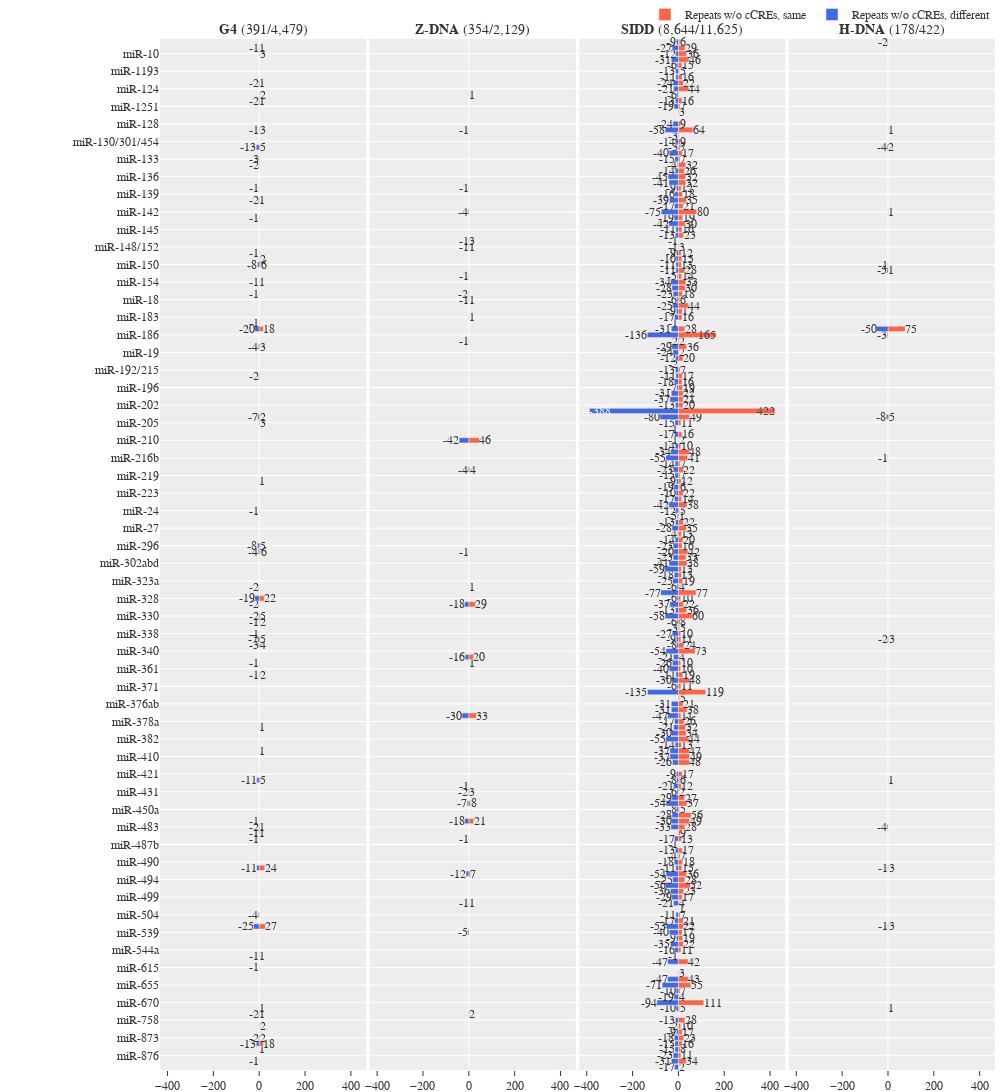

The code cell stored with this chart in its notebook:
### Code cell
groups = ["g4", "z-dna", "sidd", "h-dna"]
categories = [
    "Repeats w/o cCREs, same",
    "Repeats w/o cCREs, different",
    # "cCREs w/o Repeats, same",
    # "cCREs w/o Repeats, different",
]
colors = {
    "Repeats w/o cCREs, same": "tomato",
    "Repeats w/o cCREs, different": "royalblue",
    # "cCREs w/o Repeats, same": "tomato",
    # "cCREs w/o Repeats, different": "royalblue",
    # "cCREs w/o Repeats, same": "darksalmon",
    # "cCREs w/o Repeats, different": "cornflowerblue",
}

n_rows = 1
n_cols = 4

fig = ps.make_subplots(
    rows=n_rows,
    cols=n_cols,
    shared_xaxes="all",
    shared_yaxes="all",
    horizontal_spacing=0.004,
    vertical_spacing=0.01,
    column_titles=[
        f"<b>{x.upper()}</b> ({form_df[(form_df['group']==x) & form_df['custom_type'].isin(categories)]['total_count'].sum():,d}/{form_df[form_df['group']==x]['total_count'].sum():,d})"
        for x in groups
    ],
    # y_title="Number of miRNAs per flipon",
    # x_title="Flipon count",
)

for i, group in enumerate(groups):
    for category in categories:
        df = form_df[(form_df["group"] == group) & (form_df["custom_type"] == category)]
        sub = pgo.Bar(
            x=df["total_count_signed"],
            y=df["mirna"],
            # text=df['total_count'],
            name=category,
            texttemplate="%{x:,d}",
            textposition=df["total_count_signed"].apply(
                lambda x: "outside" if abs(x) <= 150 else "inside"
            ),
            cliponaxis=False,
            marker=dict(color=colors[category]),
            orientation="h",
            width=0.9,
            showlegend=True if (i == 0) else False,
        )
        fig.add_trace(sub, row=1, col=i + 1)

fig.update_xaxes(tickformat="s", showgrid=False)
fig.update_yaxes(
    ticks="",
    type="category",
    categoryarray=form_df.sort_values("mirna", ascending=False)["mirna"].unique(),
    categoryorder="array",
)
fig.update_annotations(font=dict(size=14))

fig.update_layout(
    # title=f"Flipons enriched with miRNA seed-regions ({plotly_data['count'].sum():,d})",
    # title_x=0.0035,
    # title_y=.985,
    height=3000,
    width=1000,
    barmode="relative",
    font=dict(family="monospace", size=12),
    uniformtext_minsize=12,
    uniformtext_mode="show",
    margin=dict(t=0, r=5, b=5, l=160),
    legend=dict(
        # title_text="Flipon group",
        # traceorder="reversed",
        orientation="h",
        yanchor="bottom",
        y=1.01,
        xanchor="right",
        x=1,
    ),
    template="ggplot2",
)

fig.write_image(d_img / "flipon_to_mirna_mapping-ccre-vs-repeats-strands-01-repeats.png", scale=2)
fig.show()

### Figure 1 — Plotly figure (JSON) as saved in the notebook; plotly's stock layout.template omitted (floating-point values rounded to 4 significant figures; data arrays with more than 128 entries replaced by an {"elided": "..."} marker saying what was removed)
{"data": [{"cliponaxis": false, "marker": {"color": "tomato"}, "name": "Repeats w/o cCREs, same", "orientation": "h", "showlegend": true, "textposition": ["outside", "outside", "outside", "outside", "outside", "outside", "outside", "outside", "outside", "outside", "outside", "outside", "outside", "outside", "outside", "outside", "outside", "outside", "outside", "outside", "outside", "outside", "outside", "outside", "outside", "outside", "outside", "outside", "outside", "outside", "outside", "outside", "outside", "outside", "outside", "outside", "outside", "outside"], "texttemplate": "%{x:,d}", "type": "bar", "width": 0.9, "x": [1, 18, 2, 2, 1, 1, 1, 27, 24, 1, 1, 5, 1, 1, 2, 4, 5, 2, 5, 22, 6, 5, 1, 3, 2, 3, 18, 1, 6, 2, 1, 5, 3, 1, 2, 1, 3, 1], "xaxis": "x", "y": ["miR-875", "miR-874", "miR-873", "miR-760", "miR-744", "miR-7", "miR-551", "miR-532", "miR-491", "miR-485", "miR-483", "miR-423", "miR-409", "miR-379", "miR-365", "miR-34/449", "miR-339", "miR-331", "miR-330", "miR-328", "miR-299", "miR-296", "miR-22", "miR-205", "miR-204/211", "miR-188", "miR-185", "miR-154", "miR-150", "miR-15/16/195/424/497", "miR-140", "miR-1306", "miR-129", "miR-125", "miR-1249", "miR-122", "miR-10", "miR-1/206"], "yaxis": "y"}, {"cliponaxis": false, "marker": {"color": "royalblue"}, "name": "Repeats w/o cCREs, different", "orientation": "h", "showlegend": true, "textposition": ["outside", "outside", "outside", "outside", "outside", "outside", "outside", "outside", "outside", "outside", "outside", "outside", "outside", "outside", "outside", "outside", "outside", "outside", "outside", "outside", "outside", "outside", "outside", "outside", "outside", "outside", "outside", "outside", "outside", "outside", "outside", "outside", "outside", "outside", "outside", "outside", "outside", "outside", "outside", "outside", "outside", "outside", "outside", "outside", "outside", "outside"], "texttemplate": "%{x:,d}", "type": "bar", "width": 0.9, "x": [-1, -13, -2, -2, -1, -1, -25, -4, -11, -1, -1, -2, -1, -11, -1, -1, -3, -7, -1, -1, -2, -2, -19, -2, -4, -8, -1, -7, -2, -4, -20, -1, -1, -1, -8, -1, -1, -2, -1, -2, -3, -13, -1, -2, -2, -1], "xaxis": "x", "y": ["miR-9", "miR-874", "miR-873", "miR-744", "miR-615", "miR-551", "miR-532", "miR-504", "miR-491", "miR-486", "miR-485", "miR-483", "miR-455", "miR-423", "miR-365", "miR-346", "miR-34/449", "miR-339", "miR-338", "miR-331", "miR-330", "miR-329/362", "miR-328", "miR-324", "miR-299", "miR-296", "miR-24", "miR-204/211", "miR-193", "miR-188", "miR-185", "miR-184", "miR-17/20/93/106/519d", "miR-154", "miR-150", "miR-149", "miR-143", "miR-140", "miR-138", "miR-134", "miR-133", "miR-1306", "miR-129", "miR-125", "miR-122", "miR-1/206"], "yaxis": "y"}, {"cliponaxis": false, "marker": {"color": "tomato"}, "name": "Repeats w/o cCREs, same", "orientation": "h", "showlegend": false, "textposition": ["outside", "outside", "outside", "outside", "outside", "outside", "outside", "outside", "outside", "outside", "outside", "outside", "outside", "outside", "outside", "outside", "outside", "outside"], "texttemplate": "%{x:,d}", "type": "bar", "width": 0.9, "x": [2, 1, 7, 21, 8, 3, 33, 1, 20, 29, 1, 4, 46, 1, 1, 1, 3, 1], "xaxis": "x2", "y": ["miR-744", "miR-501/502", "miR-493", "miR-455", "miR-448", "miR-431", "miR-377", "miR-346", "miR-342", "miR-329/362", "miR-324", "miR-218", "miR-210", "miR-183", "miR-18", "miR-148/152", "miR-147", "miR-1249"], "yaxis": "y2"}, {"cliponaxis": false, "marker": {"color": "royalblue"}, "name": "Repeats w/o cCREs, different", "orientation": "h", "showlegend": false, "textposition": ["outside", "outside", "outside", "outside", "outside", "outside", "outside", "outside", "outside", "outside", "outside", "outside", "outside", "outside", "outside", "outside", "outside", "outside", "outside", "outside", "outside", "outside", "outside"], "texttemplate": "%{x:,d}", "type": "bar", "width": 0.9, "x": [-5, -1, -12, -1, -18, -7, -2, -1, -30, -16, -18, -1, -4, -42, -1, -1, -2, -1, -1, -1, -4, -1, -1], "xaxis": "x2", "y": ["miR-539", "miR-501/502", "miR-493", "miR-486", "miR-455", "miR-448", "miR-431", "miR-425", "miR-377", "miR-342", "miR-329/362", "miR-299", "miR-218", "miR-210", "miR-187", "miR-18", "miR-17/20/93/106/519d", "miR-153", "miR-148/152", "miR-147", "miR-142", "miR-138", "miR-129"], "yaxis": "y2"}, {"cliponaxis": false, "marker": {"color": "tomato"}, "name": "Repeats w/o cCREs, same", "orientation": "h", "showlegend": false, "textposition": {"elided": "164 str values"}, "texttemplate": "%{x:,d}", "type": "bar", "width": 0.9, "x": {"elided": "164 int values"}, "xaxis": "x3", "y": {"elided": "164 str values"}, "yaxis": "y3"}, {"cliponaxis": false, "marker": {"color": "royalblue"}, "name": "Repeats w/o cCREs, different", "orientation": "h", "showlegend": false, "textposition": {"elided": "167 str values"}, "texttemplate": "%{x:,d}", "type": "bar", "width": 0.9, "x": {"elided": "167 int values"}, "xaxis": "x3", "y": {"elided": "167 str values"}, "yaxis": "y3"}, {"cliponaxis": false, "marker": {"color": "tomato"}, "name": "Repeats w/o cCREs, same", "orientation": "h", "showlegend": false, "textposition": ["outside", "outside", "outside", "outside", "outside", "outside", "outside", "outside", "outside", "outside", "outside"], "texttemplate": "%{x:,d}", "type": "bar", "width": 0.9, "x": [1, 3, 3, 1, 3, 5, 75, 1, 1, 2, 1], "xaxis": "x4", "y": ["miR-7", "miR-532", "miR-491", "miR-423", "miR-339", "miR-204/211", "miR-185", "miR-151a", "miR-142", "miR-1306", "miR-129"], "yaxis": "y4"}, {"cliponaxis": false, "marker": {"color": "royalblue"}, "name": "Repeats w/o cCREs, different", "orientation": "h", "showlegend": false, "textposition": ["outside", "outside", "outside", "outside", "outside", "outside", "outside", "outside", "outside", "outside", "outside", "outside"], "texttemplate": "%{x:,d}", "type": "bar", "width": 0.9, "x": [-1, -1, -4, -2, -1, -8, -3, -50, -5, -1, -4, -2], "xaxis": "x4", "y": ["miR-532", "miR-491", "miR-483", "miR-339", "miR-216b", "miR-204/211", "miR-186", "miR-185", "miR-151a", "miR-150", "miR-1306", "let-7/miR-98"], "yaxis": "y4"}], "layout": {"annotations": [{"font": {"size": 14}, "showarrow": false, "text": "<b>G4</b> (391/4,479)", "x": 0.1235, "xanchor": "center", "xref": "paper", "y": 1, "yanchor": "bottom", "yref": "paper"}, {"font": {"size": 14}, "showarrow": false, "text": "<b>Z-DNA</b> (354/2,129)", "x": 0.3745, "xanchor": "center", "xref": "paper", "y": 1, "yanchor": "bottom", "yref": "paper"}, {"font": {"size": 14}, "showarrow": false, "text": "<b>SIDD</b> (8,644/11,625)", "x": 0.6255, "xanchor": "center", "xref": "paper", "y": 1, "yanchor": "bottom", "yref": "paper"}, {"font": {"size": 14}, "showarrow": false, "text": "<b>H-DNA</b> (178/422)", "x": 0.8765, "xanchor": "center", "xref": "paper", "y": 1, "yanchor": "bottom", "yref": "paper"}], "barmode": "relative", "font": {"family": "monospace", "size": 12}, "height": 3000, "legend": {"orientation": "h", "x": 1, "xanchor": "right", "y": 1.01, "yanchor": "bottom"}, "margin": {"b": 5, "l": 160, "r": 5, "t": 0}, "uniformtext": {"minsize": 12, "mode": "show"}, "width": 1000, "xaxis": {"anchor": "y", "domain": [0, 0.247], "showgrid": false, "tickformat": "s"}, "xaxis2": {"anchor": "y2", "domain": [0.251, 0.498], "matches": "x", "showgrid": false, "tickformat": "s"}, "xaxis3": {"anchor": "y3", "domain": [0.502, 0.749], "matches": "x", "showgrid": false, "tickformat": "s"}, "xaxis4": {"anchor": "y4", "domain": [0.753, 1], "matches": "x", "showgrid": false, "tickformat": "s"}, "yaxis": {"anchor": "x", "categoryarray": {"elided": "177 str values"}, "categoryorder": "array", "domain": [0, 1], "ticks": "", "type": "category"}, "yaxis2": {"anchor": "x2", "categoryarray": {"elided": "177 str values"}, "categoryorder": "array", "domain": [0, 1], "matches": "y", "showticklabels": false, "ticks": "", "type": "category"}, "yaxis3": {"anchor": "x3", "categoryarray": {"elided": "177 str values"}, "categoryorder": "array", "domain": [0, 1], "matches": "y", "showticklabels": false, "ticks": "", "type": "category"}, "yaxis4": {"anchor": "x4", "categoryarray": {"elided": "177 str values"}, "categoryorder": "array", "domain": [0, 1], "matches": "y", "showticklabels": false, "ticks": "", "type": "category"}}}
